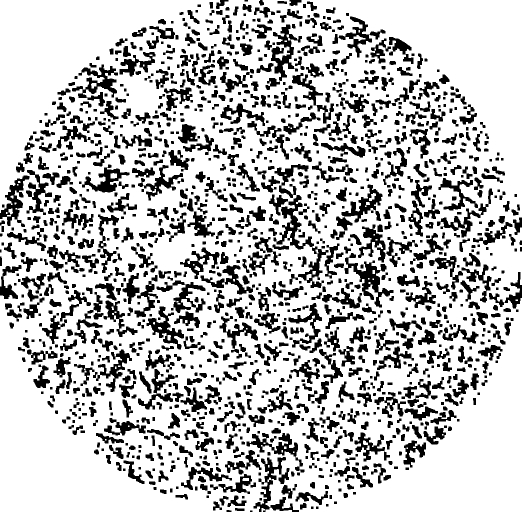
#> input picture Python/2D_cleaned_final.png, 1043 x 1024 px (shown at 1/2 size)
$ python impl.py
#> lines starting #> are read from the running program, lines starting #| are printed output that depends on the picture; after the words box and inside, x2 and y2 are one past the last pixel; in counts of white or black regions, pixels touching at a corner belong together
import cv2
import numpy as np
import heapq
import matplotlib.pyplot as plt


processed_image = cv2.imread("2D_cleaned_final.png", cv2.IMREAD_GRAYSCALE)
#> processed_image: shape (1024, 1043); 75.6% white; 1342 black regions (2 under 20 px), largest, box (x1, y1, x2, y2) and area: (547, 390, 657, 576) 3895, (689, 506, 787, 615) 2983, (531, 49, 604, 180) 2893
original_image = cv2.imread("Figures/2D.png")
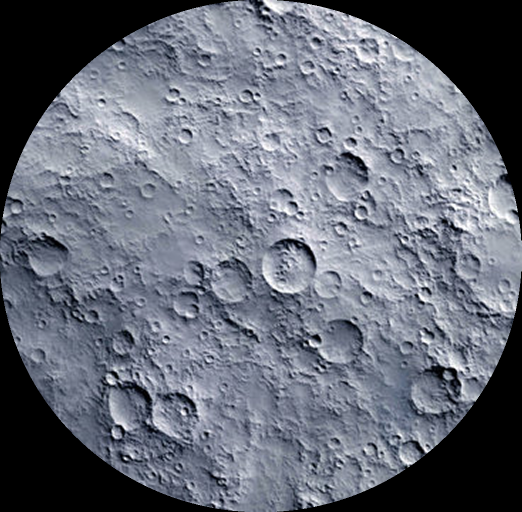
#> input picture Python/Figures/2D.png, 1043 x 1024 px (shown at 1/2 size)
#> original_image is the input picture: shape (1024, 1043, 3); mean B, G, R 119.7, 107.8, 103


MOVES = [
    (-1, 0, 1), (1, 0, 1), (0, -1, 1), (0, 1, 1),
    (-1, -1, 1.41), (-1, 1, 1.41), (1, -1, 1.41), (1, 1, 1.41)
]

def dijkstra(image, start, goal):

#> called with start = (732, 352), goal = (358, 818)
    h, w = image.shape
#> h = 1024; w = 1043
    INF = float('inf')

    distances = np.full((h, w), INF)
    distances[start] = 0

    pq = [(0, start)]
    parent_map = {}

    while pq:
        cost, (y, x) = heapq.heappop(pq)

        if (y, x) == goal:
            break

        for dy, dx, move_cost in MOVES:
            ny, nx = y + dy, x + dx

            if 0 <= ny < h and 0 <= nx < w and image[ny, nx] == 255:
                new_cost = cost + move_cost

                if new_cost < distances[ny, nx]:
                    distances[ny, nx] = new_cost
                    heapq.heappush(pq, (new_cost, (ny, nx)))
                    parent_map[(ny, nx)] = (y, x)

    path = []
    current = goal
    while current in parent_map:
        path.append(current)
        current = parent_map[current]
    path.append(start)
    path.reverse()

    return path


start = (732, 352)
goal = (358, 818)


shortest_path = dijkstra(processed_image, start, goal)
#> shortest_path = 570 pairs, first value 358 to 732, second value 352 to 818


path_array = np.array(shortest_path, dtype=np.int32)
#> path_array has the same summary as shortest_path
for i in range(1, len(path_array)):
    cv2.line(original_image, tuple(path_array[i - 1][::-1]), tuple(path_array[i][::-1]), (255, 255, 255), thickness=2)
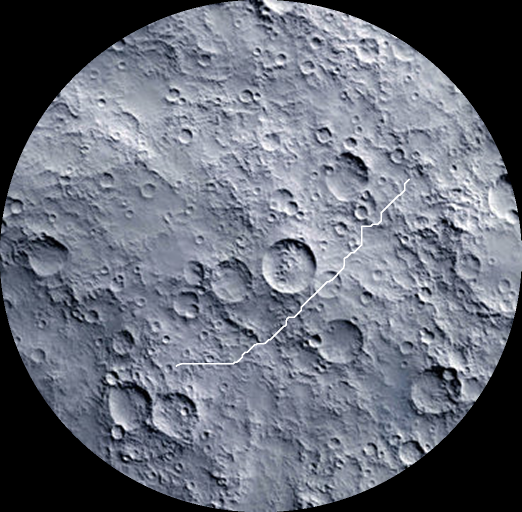
#> original_image: shape (1024, 1043, 3) (shown at 1/2 size); 0.21% of pixels changed, all inside (x1, y1, x2, y2) = (351, 357, 820, 734)


cv2.circle(original_image, (start[1], start[0]), 7, (0, 0, 255), -1)
#> original_image: shape (1024, 1043, 3); 0.01% of pixels changed, all inside (x1, y1, x2, y2) = (345, 725, 360, 740)
cv2.circle(original_image, (goal[1], goal[0]), 7, (255, 0, 0), -1)
#> original_image: shape (1024, 1043, 3); mean B, G, R 119.9, 108, 103.2

plt.imshow(cv2.cvtColor(original_image, cv2.COLOR_BGR2RGB))
plt.axis("off")
plt.savefig('Output/2D.png')
plt.show()
